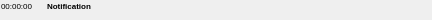
<?xml version="1.0" encoding="UTF-8"?>
<ui version="4.0">
 <class>chatNotification</class>
 <widget class="QWidget" name="chatNotification">
  <property name="geometry">
   <rect>
    <x>0</x>
    <y>0</y>
    <width>432</width>
    <height>20</height>
   </rect>
  </property>
  <property name="minimumSize">
   <size>
    <width>0</width>
    <height>20</height>
   </size>
  </property>
  <property name="windowTitle">
   <string>Form</string>
  </property>
  <layout class="QHBoxLayout" name="horizontalLayout">
   <property name="margin">
    <number>1</number>
   </property>
   <item>
    <widget class="QLabel" name="lblTime">
     <property name="sizePolicy">
      <sizepolicy hsizetype="Fixed" vsizetype="Preferred">
       <horstretch>0</horstretch>
       <verstretch>0</verstretch>
      </sizepolicy>
     </property>
     <property name="maximumSize">
      <size>
       <width>40</width>
       <height>16777215</height>
      </size>
     </property>
     <property name="font">
      <font>
       <family>Ubuntu</family>
       <pointsize>6</pointsize>
      </font>
     </property>
     <property name="text">
      <string>00:00:00</string>
     </property>
     <property name="alignment">
      <set>Qt::AlignLeading|Qt::AlignLeft|Qt::AlignTop</set>
     </property>
    </widget>
   </item>
   <item>
    <widget class="QLabel" name="lblNotification">
     <property name="sizePolicy">
      <sizepolicy hsizetype="Preferred" vsizetype="Preferred">
       <horstretch>0</horstretch>
       <verstretch>0</verstretch>
      </sizepolicy>
     </property>
     <property name="minimumSize">
      <size>
       <width>340</width>
       <height>52</height>
      </size>
     </property>
     <property name="font">
      <font>
       <family>Ubuntu</family>
       <pointsize>6</pointsize>
       <weight>75</weight>
       <bold>true</bold>
      </font>
     </property>
     <property name="frameShape">
      <enum>QFrame::NoFrame</enum>
     </property>
     <property name="text">
      <string>Notification</string>
     </property>
     <property name="alignment">
      <set>Qt::AlignLeading|Qt::AlignLeft|Qt::AlignTop</set>
     </property>
     <property name="wordWrap">
      <bool>true</bool>
     </property>
     <property name="openExternalLinks">
      <bool>true</bool>
     </property>
     <property name="textInteractionFlags">
      <set>Qt::LinksAccessibleByMouse|Qt::TextSelectableByMouse</set>
     </property>
    </widget>
   </item>
  </layout>
 </widget>
 <resources/>
 <connections/>
</ui>
